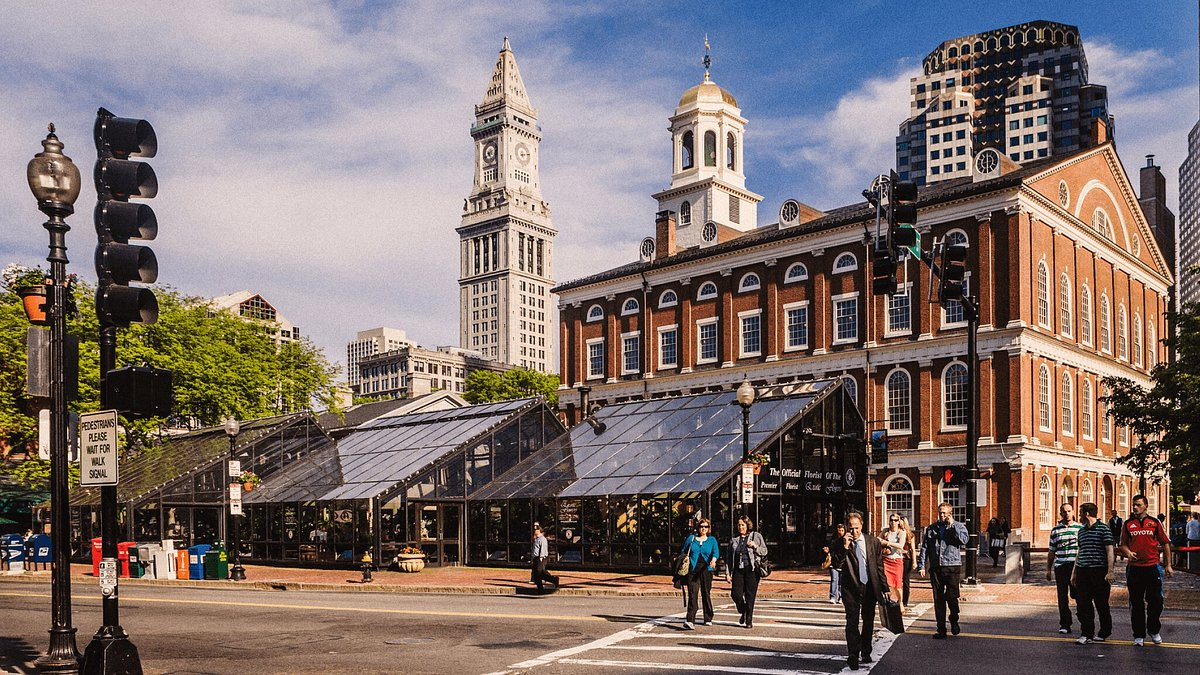
#> input picture Images/boston.jpg, 1200 x 675 px
$ python histogram.py
#> lines starting #> are read from the running program, lines starting #| are printed output that depends on the picture; after the words box and inside, x2 and y2 are one past the last pixel; in counts of white or black regions, pixels touching at a corner belong together
import cv2 as cv
import numpy as np
import matplotlib.pyplot as plt

img = cv.imread('Images/boston.jpg')
#> img is the input picture: shape (675, 1200, 3); mean B, G, R 109.6, 112.6, 126.2
cv.imshow('Img',img)

gray = cv.cvtColor(img,cv.COLOR_BGR2GRAY)
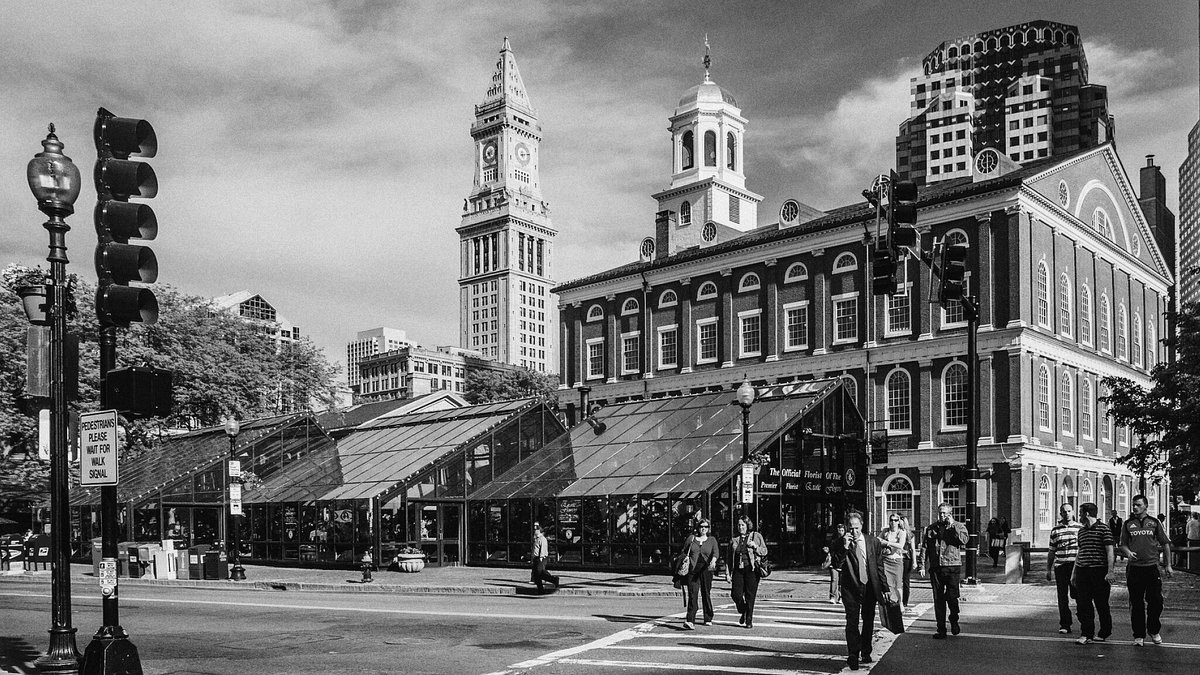
#> gray: shape (675, 1200); min 0, max 255, mean 116.3
cv.imshow('Gray',gray)

blank = np.zeros(img.shape[:2], dtype= 'uint8')
mask=cv.circle(blank, (img.shape[1]//2,img.shape[0]//2),100,255,-1)
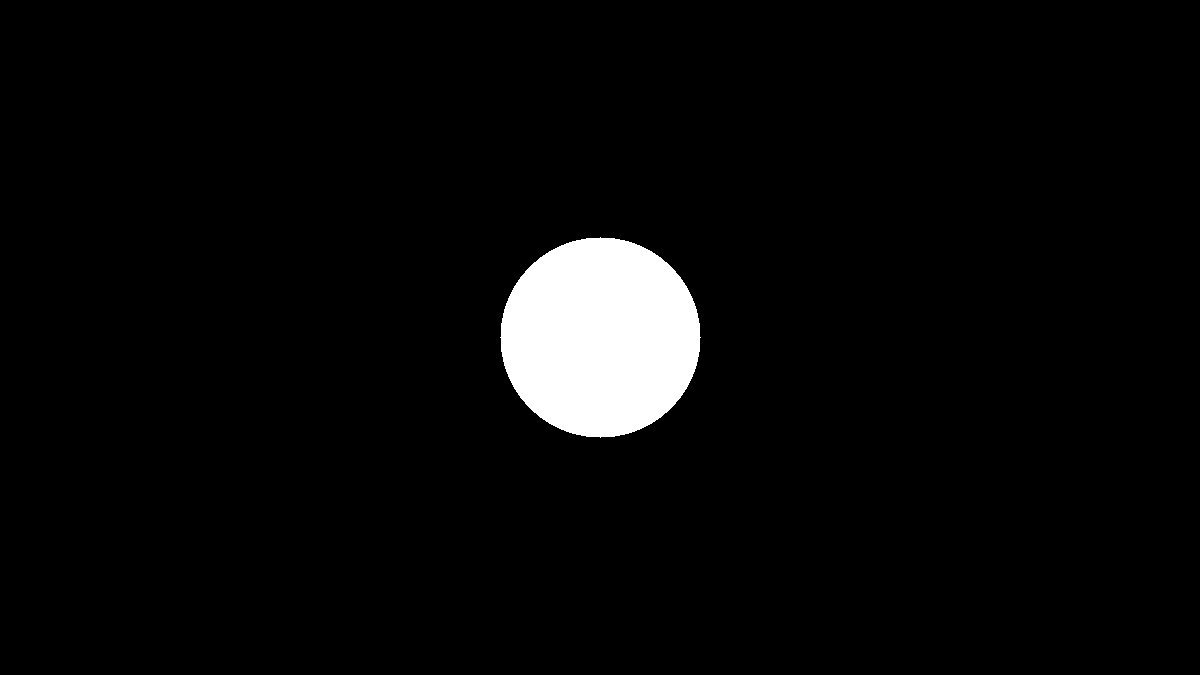
#> blank: shape (675, 1200); 3.9% white; 1 white region, box (x1, y1, x2, y2) and area: (500, 237, 701, 438) 31417
masked=cv.bitwise_and(img,img,mask=mask)
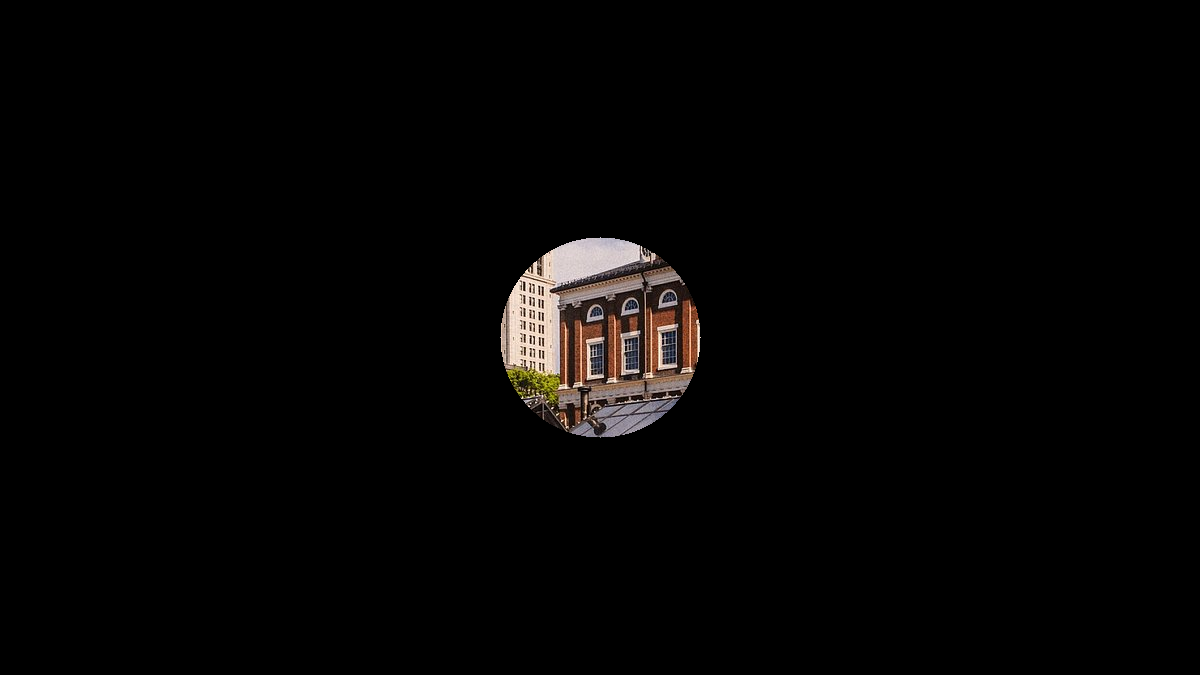
#> masked: shape (675, 1200, 3); mean B, G, R 3.9, 4.4, 5.2
cv.imshow('Masked',masked)

# [12 lines of commented-out code are left out]
plt.figure()
plt.title('Color histogram')
plt.xlabel('bins')
plt.ylabel('# of pixels')
colors = ('b'  , 'g' , 'r')
for i,col in enumerate(colors):
    hist = cv.calcHist([img], [i], mask, [256], [0,256])
    plt.plot(hist,color=col)
    plt.xlim([0,256])

plt.show()
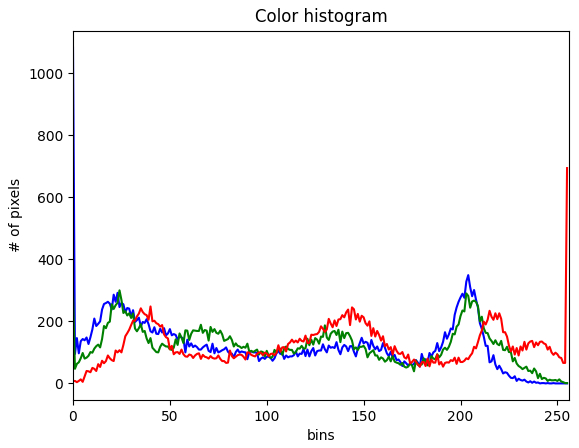
#> figure drawn by matplotlib, 1 panel; curve peaks at x = 0, y = 1083; curve peaks at x = 24, y = 300; curve peaks at x = 255, y = 694

cv.waitKey(0)
